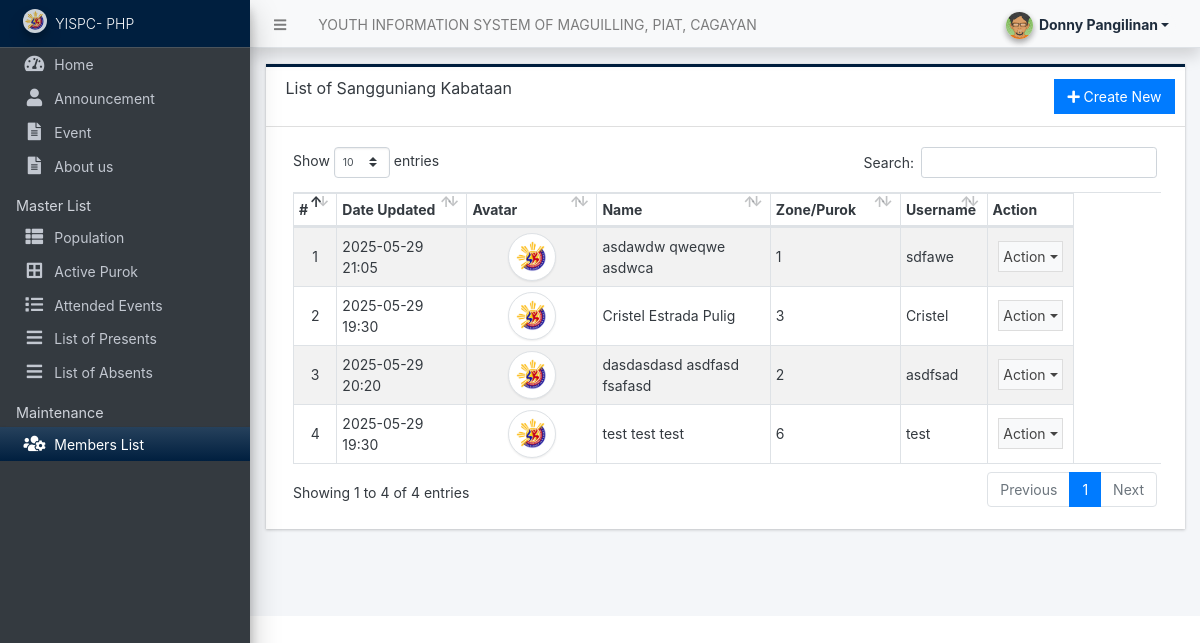
Page /admin/?page=user/list (signed in) on the committed database.
### tables this page shows
CREATE TABLE `users` (
  `id` int(50) NOT NULL,
  `firstname` varchar(250) NOT NULL,
  `middlename` text DEFAULT NULL,
  `lastname` varchar(250) NOT NULL,
  `username` text NOT NULL,
  `password` text NOT NULL,
  `security_question` varchar(255) DEFAULT NULL,
  `security_answer` varchar(255) DEFAULT NULL,
  `avatar` text DEFAULT NULL,
  `last_login` datetime DEFAULT NULL,
  `type` tinyint(1) NOT NULL DEFAULT 0,
  `date_added` datetime NOT NULL DEFAULT current_timestamp(),
  `date_updated` datetime DEFAULT current_timestamp() ON UPDATE current_timestamp(),
  `zone` int(1) NOT NULL,
  `birthdate` date DEFAULT NULL,
  `age` int(3) NOT NULL,
  `sex` enum('Male','Female') NOT NULL
);

### classes/DBConnection.php (called while the page is built, shortened)
<?php
class DBConnection{
    private $host = DB_SERVER;
    private $username = DB_USERNAME;
    private $password = DB_PASSWORD;
    private $database = DB_NAME;
    public $conn;
    public function __construct(){
        if (!isset($this->conn)) {
            $this->conn = new mysqli($this->host, $this->username, $this->password, $this->database);
        }
    }
}
?>

### classes/SystemSettings.php (called while the page is built, shortened)
<?php
class SystemSettings extends DBConnection{
	function userdata($field = ''){
		if(!empty($field)){
			if(isset($_SESSION['userdata'][$field]))
				return $_SESSION['userdata'][$field];
			else
				return null;
		}else{
			return false;
		}
	}
	function info($field=''){
		if(!empty($field)){
			if(isset($_SESSION['system_info'][$field]))
				return $_SESSION['system_info'][$field];
			else
				return false;
		}else{
			return false;
		}
	}
}
$_settings = new SystemSettings();
?>

### config.php (called while the page is built, shortened)
<?php
require_once('classes/DBConnection.php');
require_once('classes/SystemSettings.php');
function validate_image($file){
    global $_settings;
	if(!empty($file)){
        $ex = explode("?",$file);
        $file = $ex[0];
        $ts = isset($ex[1]) ? "?".$ex[1] : '';
		if(is_file(base_app.$file)){
			return base_url.$file.$ts;
		}else{
			return base_url.($_settings->info('logo'));
		}
	}else{
		return base_url.($_settings->info('logo'));
	}
}
?>

### admin/user/list.php (the view, shortened to what this page needs)
<div class="card card-outline rounded-0 card-navy">
	<div class="card-header">
		<h3 class="card-title">List of Sangguniang Kabataan</h3>
		<div class="card-tools">
			<a href="./?page=user/manage_user" id="create_new" class="btn btn-flat btn-primary"><span class="fas fa-plus"></span>  Create New</a>
		</div>
	</div>
	<div class="card-body">
        <div class="container-fluid">
			<table class="table table-hover table-striped table-bordered" id="list">
				<colgroup>
					<col width="5%">
					<col width="15%">
					<col width="15%">
					<col width="20%">
					<col width="15%">
					<col width="10%">
					<col width="10%">
					<col width="10%">
				</colgroup>
				<thead>
					<tr>
						<th>#</th>
						<th>Date Updated</th>
						<th>Avatar</th>
						<th>Name</th>
						<th>Zone/Purok</th>
						<th>Username</th>
						<th>Action</th>
					</tr>
				</thead>
				<tbody>
					<?php
					$i = 1;
					$qry = $conn->query("SELECT *, concat(firstname,' ', coalesce(concat(middlename,' '), '') , lastname) as `name` from `users` where id != '{$_settings->userdata('id')}' order by concat(firstname,' ', lastname) asc ");
					while($row = $qry->fetch_assoc()):
					?>
						<tr>
							<td class="text-center"><?php echo $i++; ?></td>
							<td><?php echo date("Y-m-d H:i",strtotime($row['date_updated'])) ?></td>
							<td class="text-center">
                                <img src="<?= validate_image($row['avatar']) ?>" alt="" class="img-thumbnail rounded-circle user-avatar">
                            </td>
							<td><?php echo $row['name'] ?></td>
							<td><?php echo isset($row['zone']) ? $row['zone'] : 'N/A'; ?></td>
							<td><?php echo $row['username'] ?></td>
							<td align="center">
								 <button type="button" class="btn btn-flat p-1 btn-default btn-sm dropdown-toggle dropdown-icon" data-toggle="dropdown">
				                  		Action
				                  </button>
							</td>
						</tr>
					<?php endwhile; ?>
				</tbody>
			</table>
		</div>
	</div>
</div>

### admin/user/list.php (style rules this page uses)
.user-avatar { width:3rem; height:3rem; object-fit:scale-down; object-position:center center; }

### rows in the picture
users: date_updated "2025-05-29 21:05", name "asdawdw qweqwe asdwca", zone "1", username "sdfawe"
users: date_updated "2025-05-29 19:30", name "Cristel Estrada Pulig", zone "3", username "Cristel"
users: date_updated "2025-05-29 20:20", name "dasdasdasd asdfasd fsafasd", zone "2", username "asdfsad"
users: date_updated "2025-05-29 19:30", name "test test test", zone "6", username "test"

### other values in the picture
$_settings->info('name') "YOUTH INFORMATION SYSTEM OF MAGUILLING, PIAT, CAGAYAN"
$_settings->userdata('firstname').' '.$_settings->userdata('lastname') "Donny Pangilinan"
$_settings->info('short_name') "YISPC- PHP"
